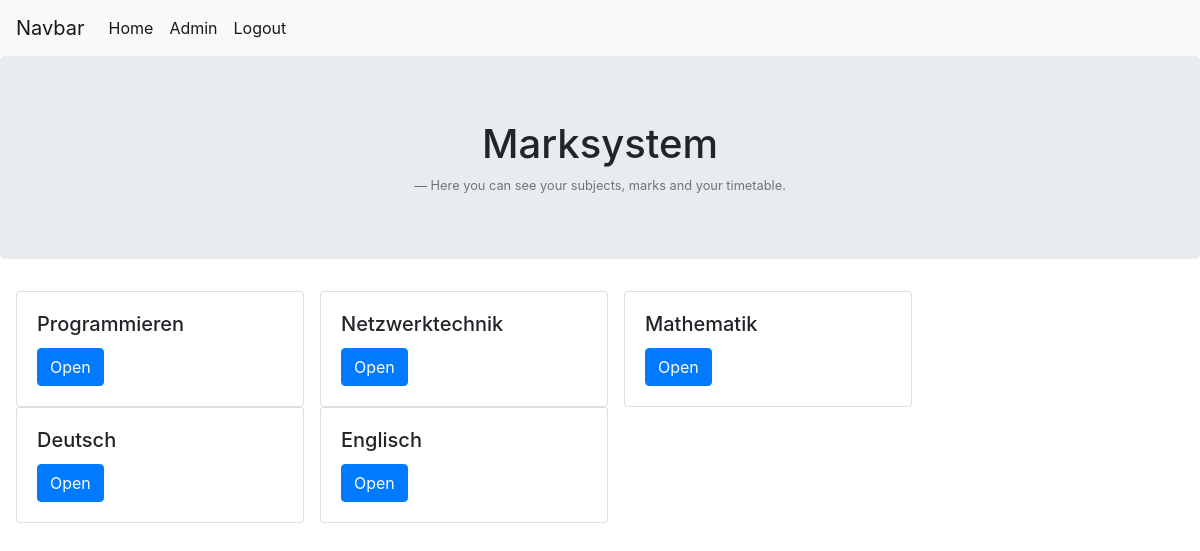
The app's page /startseite_schueler/ (signed in), older data.
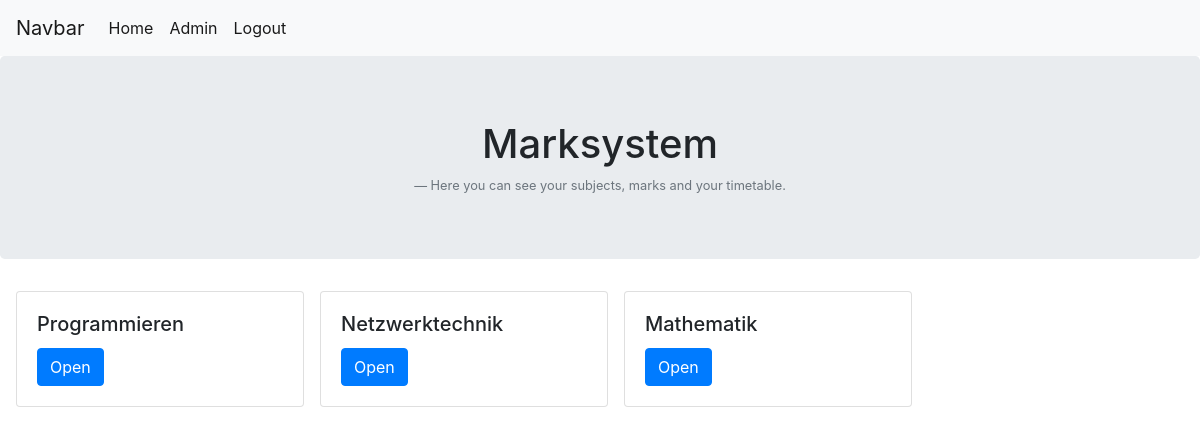
The same page, newer data.
### noten/models.py (models this page shows, shortened)
class Subject(models.Model):
    subject_name = models.CharField(default="", max_length=150)

### noten/views.py (the view)
# urls.py: path('startseite_schueler/', views.startseite_schueler, name='startseite_schueler'),
@login_required
def startseite_schueler(request):
    subjects = Subject.objects.all()
    return render(request, 'noten/startseite_schueler.html', {'latest_subject_list' : subjects})

### noten/templates/noten/startseite_schueler.html (shortened to what this page needs)
<!DOCTYPE html>
<html lang="en">
<head>
    {% load static %}
    <link href="https://stackpath.bootstrapcdn.com/bootstrap/4.2.1/css/bootstrap.min.css"
 rel="stylesheet">
</head>
<body>
<nav class="navbar navbar-expand-lg navbar-light bg-light">
    <a class="navbar-brand" href="">Navbar</a>
    <div class="collapse navbar-collapse" id="navbarNav">
        <ul class="navbar-nav">
            <li class="nav-item active">
                <a class="nav-link" href="{% url 'noten:startseite_schueler' %}">Home</a>
            </li>
            <li class="nav-item active">
                <a class="nav-link" href="/admin">Admin</a>
            </li>
            <li class="nav-item active">
                <a class="nav-link" href="/accounts/logout">Logout</a>
            </li>
        </ul>
    </div>
</nav>
<div class="jumbotron text-center">
    <h1>Marksystem</h1>
    <footer class="blockquote-footer">Here you can see your subjects, marks and your timetable.</footer>
</div>
{% if latest_subject_list %}
<div class="row ml-3">
    {% for subject in latest_subject_list %}
    <div class="card mr-3" style="width: 18rem;">
        <div class="card-body">
            <h5 class="card-title">{{ subject.subject_name }}</h5>
            <a class="btn btn-primary" href="{% url 'noten:detailseite_schueler' subject.id%}">Open</a>
        </div>
    </div>
    {% endfor %}
</div>
{% else %}
<p>No subjects are available.</p>
{% endif %}
</body>
</html>

Row changes from the older to the newer data that the page shows:
removed Subject: subject_name "Deutsch"
removed Subject: subject_name "Englisch"
